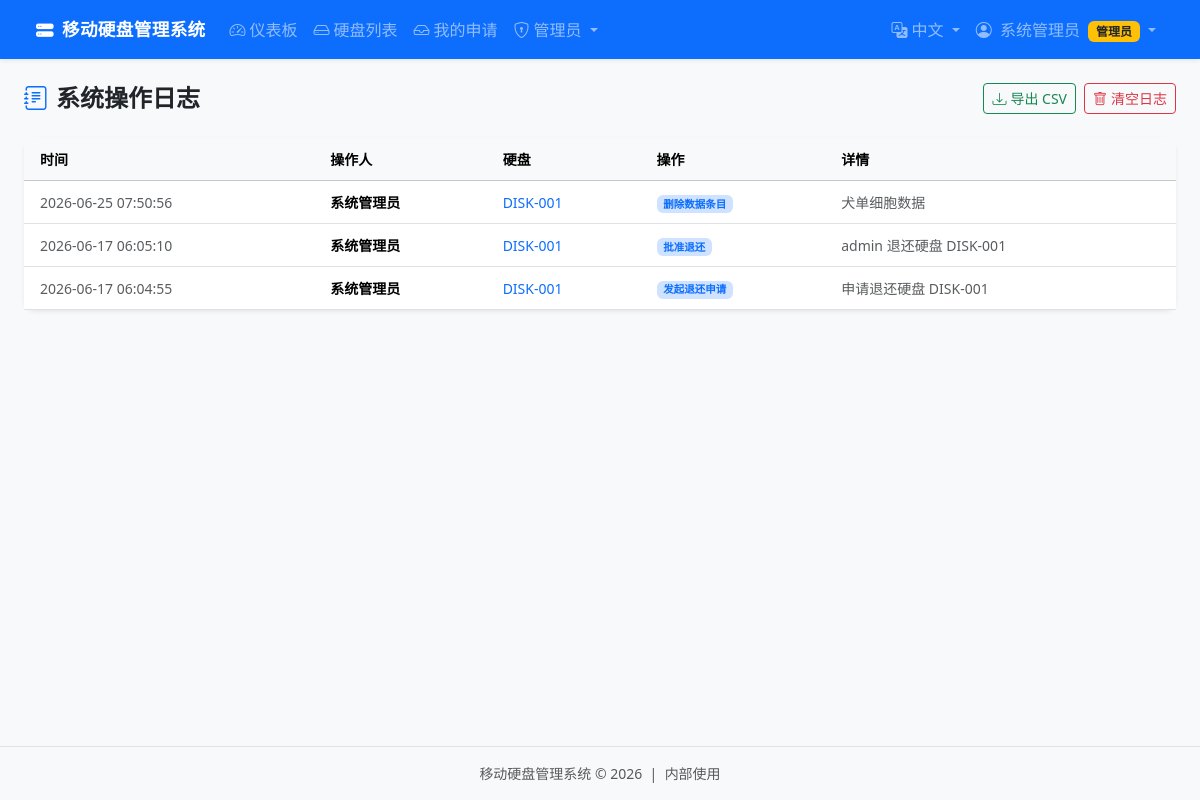
The page /admin/audit (signed in) on the database its author committed.
### app.py (models this page shows, shortened)
class User(db.Model):
    __tablename__ = 'users'
    id            = db.Column(db.Integer, primary_key=True)
    username      = db.Column(db.String(80), unique=True, nullable=False)
    password_hash = db.Column(db.String(256), nullable=False)
    display_name  = db.Column(db.String(120))
    email         = db.Column(db.String(120))
    department    = db.Column(db.String(120))
    role          = db.Column(db.String(20), default='user')   # 'admin' or 'user'
    created_at    = db.Column(db.DateTime, default=datetime.utcnow)
    disks         = db.relationship('Disk', backref='manager', lazy=True,
                                    foreign_keys='Disk.manager_id')
    requests      = db.relationship('DiskRequest', backref='requester', lazy=True,
                                    foreign_keys='DiskRequest.user_id')

class AuditLog(db.Model):
    __tablename__ = 'audit_logs'
    id         = db.Column(db.Integer, primary_key=True)
    disk_id    = db.Column(db.Integer, db.ForeignKey('disks.id'), nullable=True)
    user_id    = db.Column(db.Integer, db.ForeignKey('users.id'), nullable=True)
    action     = db.Column(db.String(100))
    details    = db.Column(db.Text)
    created_at = db.Column(db.DateTime, default=datetime.utcnow)
    user       = db.relationship('User', foreign_keys=[user_id])

class Disk(db.Model):
    __tablename__ = 'disks'
    id               = db.Column(db.Integer, primary_key=True)
    disk_number      = db.Column(db.String(60), unique=True, nullable=False)  # 编号
    disk_type        = db.Column(db.String(30), default='HDD')                # HDD/SSD/NVMe
    total_space_gb   = db.Column(db.Float, default=0)
    used_space_gb    = db.Column(db.Float, default=0)
    status           = db.Column(db.String(30), default='idle')               # active/idle/faulty/maintenance
    location         = db.Column(db.String(256))                              # 所在地点
    brand            = db.Column(db.String(120))                              # 品牌
    model_name       = db.Column(db.String(120))                              # 型号
    serial_number    = db.Column(db.String(120))                              # S/N 序列号
    part_number      = db.Column(db.String(120))                              # P/N 产品编号
    manager_id       = db.Column(db.Integer, db.ForeignKey('users.id'), nullable=True)
    management_start = db.Column(db.Date, nullable=True)
    notes            = db.Column(db.Text, default='')
    created_at       = db.Column(db.DateTime, default=datetime.utcnow)
    updated_at       = db.Column(db.DateTime, default=datetime.utcnow, onupdate=datetime.utcnow)
    data_entries         = db.relationship('DataEntry', backref='disk', lazy=True,
                                           cascade='all, delete-orphan')
    requests             = db.relationship('DiskRequest', backref='disk', lazy=True,
                                           cascade='all, delete-orphan')
    history              = db.relationship('ManagementHistory', backref='disk', lazy=True,
                                           cascade='all, delete-orphan')
    audit_logs           = db.relationship('AuditLog', backref='disk', lazy=True,
                                           cascade='all, delete-orphan')

### app.py (the view)
@app.route('/admin/audit')
@admin_required
def audit_log():
    page = request.args.get('page', 1, type=int)
    logs = AuditLog.query.order_by(AuditLog.created_at.desc()).paginate(page=page, per_page=30)
    return render_template('admin/audit.html', logs=logs)

### app.py (called while the page is built)
def admin_required(f):
    @wraps(f)
    def decorated(*args, **kwargs):
        if 'user_id' not in session:
            flash(_('flash.login_required'), 'warning')
            return redirect(url_for('login'))
        user = User.query.get(session['user_id'])
        if not user or user.role != 'admin':
            flash(_('flash.admin_required'), 'danger')
            return redirect(url_for('dashboard'))
        return f(*args, **kwargs)
    return decorated

def current_user():
    if 'user_id' in session:
        return User.query.get(session['user_id'])
    return None

def pending_count():
    return DiskRequest.query.filter_by(status='pending').count()

@app.context_processor
def inject_i18n():
    return {
        'lang': get_locale(),
        'IMPORTANCE_LABELS': importance_labels(),
        'BACKUP_LABELS': backup_labels(),
    }

@app.context_processor
def inject_now():
    return {'now': datetime.utcnow()}

### i18n.py (called while the page is built)
def get_locale():
    lang = session.get('lang', DEFAULT_LANGUAGE)
    return lang if lang in SUPPORTED_LANGUAGES else DEFAULT_LANGUAGE

def _(key, **kwargs):
    lang = get_locale()
    text = MESSAGES.get(lang, {}).get(key) or MESSAGES.get(DEFAULT_LANGUAGE, {}).get(key) or key
    if kwargs:
        try:
            return text.format(**kwargs)
        except (KeyError, ValueError):
            return text
    return text

def translate_action(action):
    if not action:
        return ''
    if action in MESSAGES.get(get_locale(), {}):
        return _(action)
    key = LEGACY_AUDIT_ACTIONS.get(action)
    if key:
        return _(key)
    return action

def importance_labels():
    return {k: _(f'importance.{k}') for k in ('critical', 'important', 'normal', 'temp')}

def backup_labels():
    return {k: _(f'backup.{k}') for k in ('backed_up', 'not_backed', 'unknown')}

### templates/admin/audit.html (shortened to what this page needs)
{% extends 'base.html' %}
{% block content %}
<div class="d-flex align-items-center justify-content-between mb-4 flex-wrap gap-2">
  <h4 class="fw-bold mb-0"><i class="bi bi-journal-text me-2 text-primary"></i>{{ _('page.admin.audit.title') }}</h4>
  <div class="d-flex gap-2">
    <a href="{{ url_for('export_audit') }}" class="btn btn-outline-success btn-sm">
      <i class="bi bi-download me-1"></i>{{ _('common.export_csv') }}
    </a>
    <button class="btn btn-outline-danger btn-sm" data-bs-toggle="modal" data-bs-target="#clearAuditModal">
      <i class="bi bi-trash me-1"></i>{{ _('page.admin.audit.clear') }}
    </button>
  </div>
</div>
<div class="card border-0 shadow-sm">
  <div class="card-body p-0">
    <div class="table-responsive">
      <table class="table table-hover mb-0 small align-middle">
        <thead class="table-light">
          <tr>
            <th class="ps-3">{{ _('common.time') }}</th>
            <th>{{ _('common.user') }}</th>
            <th>{{ _('common.disk') }}</th>
            <th>{{ _('common.action') }}</th>
            <th>{{ _('common.details') }}</th>
          </tr>
        </thead>
        <tbody>
          {% for log in logs.items %}
          <tr>
            <td class="ps-3 text-muted">{{ log.created_at.strftime('%Y-%m-%d %H:%M:%S') }}</td>
            <td class="fw-semibold">{{ log.user.display_name if log.user else _('common.system') }}</td>
            <td>
              {% if log.disk %}
              <a href="{{ url_for('disk_detail', disk_id=log.disk_id) }}"
                 class="text-decoration-none">{{ log.disk.disk_number }}</a>
              {% else %}{{ _('common.none') }}{% endif %}
            </td>
            <td><span class="badge bg-primary-subtle text-primary">{{ translate_action(log.action) }}</span></td>
            <td class="text-muted">{{ translate_audit_details(log.action, log.details) or _('common.none') }}</td>
          </tr>
          {% endfor %}
        </tbody>
      </table>
    </div>
  </div>
</div>
{% endblock %}

### templates/base.html (shortened to what this page needs)
<!DOCTYPE html>
<html lang="{{ 'en' if lang == 'en' else 'zh-CN' }}">
<head>
  <link rel="stylesheet" href="https://cdn.jsdelivr.net/npm/bootstrap@5.3.2/dist/css/bootstrap.min.css">
  <link rel="stylesheet" href="https://cdn.jsdelivr.net/npm/bootstrap-icons@1.11.3/font/bootstrap-icons.min.css">
  <link rel="stylesheet" href="{{ url_for('static', filename='css/style.css') }}">
</head>
<body class="bg-body-tertiary">
{% if current_user() %}
<nav class="navbar navbar-expand-lg navbar-dark bg-primary shadow-sm">
  <div class="container-fluid">
    <a class="navbar-brand fw-bold" href="{{ url_for('dashboard') }}">
      <i class="bi bi-hdd-stack-fill me-2"></i>{{ _('app.name') }}
    </a>
    <div class="collapse navbar-collapse" id="navContent">
      <ul class="navbar-nav me-auto">
        <li class="nav-item">
          <a class="nav-link {% if request.endpoint == 'dashboard' %}active{% endif %}"
             href="{{ url_for('dashboard') }}">
            <i class="bi bi-speedometer2 me-1"></i>{{ _('nav.dashboard') }}
          </a>
        </li>
        <li class="nav-item">
          <a class="nav-link {% if request.endpoint in ['disks','disk_detail'] %}active{% endif %}"
             href="{{ url_for('disks') }}">
            <i class="bi bi-hdd me-1"></i>{{ _('nav.disks') }}
          </a>
        </li>
        <li class="nav-item">
          <a class="nav-link {% if request.endpoint == 'my_requests' %}active{% endif %}"
             href="{{ url_for('my_requests') }}">
            <i class="bi bi-inbox me-1"></i>{{ _('nav.my_requests') }}
          </a>
        </li>
        {% if session.get('role') == 'admin' %}
        <li class="nav-item dropdown">
          <a class="nav-link dropdown-toggle" href="#" role="button" data-bs-toggle="dropdown">
            <i class="bi bi-shield-lock me-1"></i>{{ _('nav.admin') }}
          </a>
                {% set pc = pending_count() %}
        </li>
        {% endif %}
      </ul>
      <ul class="navbar-nav">
        <li class="nav-item dropdown">
          <a class="nav-link dropdown-toggle" href="#" role="button" data-bs-toggle="dropdown">
            <i class="bi bi-translate me-1"></i>{{ _('lang.zh') if lang == 'zh' else _('lang.en') }}
          </a>
        </li>
        <li class="nav-item dropdown">
          <a class="nav-link dropdown-toggle" href="#" role="button" data-bs-toggle="dropdown">
            <i class="bi bi-person-circle me-1"></i>
            {{ current_user().display_name or current_user().username }}
            {% if session.get('role') == 'admin' %}
              <span class="badge bg-warning text-dark ms-1">{{ _('role.admin') }}</span>
            {% endif %}
          </a>
        </li>
      </ul>
    </div>
  </div>
</nav>
{% endif %}
<main class="container-fluid py-4 px-4">
  {% block content %}{% endblock %}
</main>
<footer class="text-center text-muted py-3 small border-top mt-4">
  {{ _('app.name') }} &copy; {{ now.year }} &nbsp;|&nbsp; {{ _('app.footer') }}
</footer>
</body>
</html>

### static/css/style.css (style rules this page uses)
body { font-family: "PingFang SC", "Microsoft YaHei", "Segoe UI", sans-serif; min-height: 100vh; display: flex; flex-direction: column; }
main.container-fluid { flex: 1; }
.navbar { padding: 0.6rem 1.5rem; }
.navbar-brand { font-size: 1.1rem; letter-spacing: 0.02em; }
.card { border-radius: 0.75rem !important; }
.table > :not(caption) > * > * { padding: 0.65rem 0.75rem; }
a { color: #0d6efd; }

### rows shown on the page
User: display_name "系统管理员"
AuditLog: created_at "2026-06-25 07:50:56", user "系统管理员", disk.disk_number "DISK-001"
AuditLog: created_at "2026-06-17 06:05:10", user "系统管理员", disk.disk_number "DISK-001"
AuditLog: created_at "2026-06-17 06:04:55", user "系统管理员", disk.disk_number "DISK-001"
